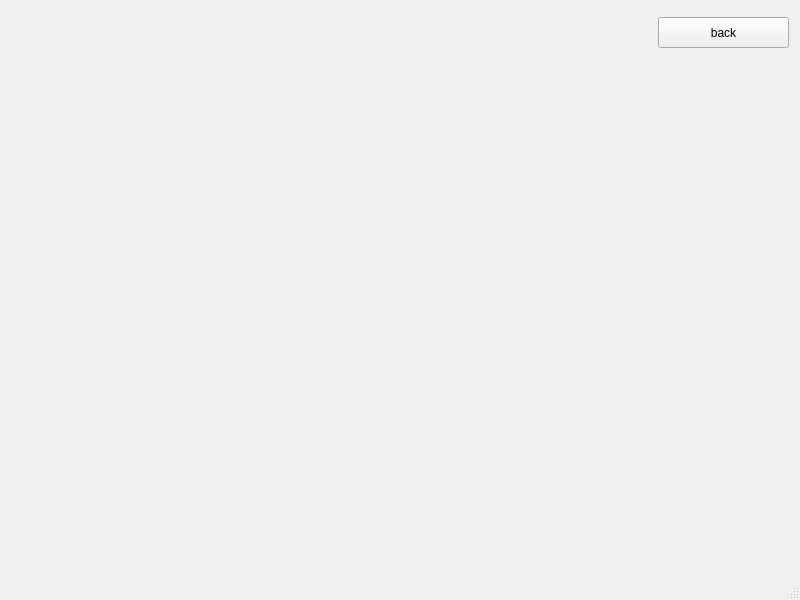
<?xml version="1.0" encoding="UTF-8"?>
<ui version="4.0">
 <class>MainWindow</class>
 <widget class="QMainWindow" name="MainWindow">
  <property name="geometry">
   <rect>
    <x>0</x>
    <y>0</y>
    <width>800</width>
    <height>600</height>
   </rect>
  </property>
  <property name="windowTitle">
   <string>MainWindow</string>
  </property>
  <widget class="QWidget" name="centralwidget">
   <widget class="QPushButton" name="pb">
    <property name="geometry">
     <rect>
      <x>658</x>
      <y>17</y>
      <width>131</width>
      <height>31</height>
     </rect>
    </property>
    <property name="text">
     <string>back</string>
    </property>
   </widget>
  </widget>
  <widget class="QMenuBar" name="menubar">
   <property name="geometry">
    <rect>
     <x>0</x>
     <y>0</y>
     <width>800</width>
     <height>26</height>
    </rect>
   </property>
  </widget>
  <widget class="QStatusBar" name="statusbar"/>
 </widget>
 <resources/>
 <connections/>
</ui>
